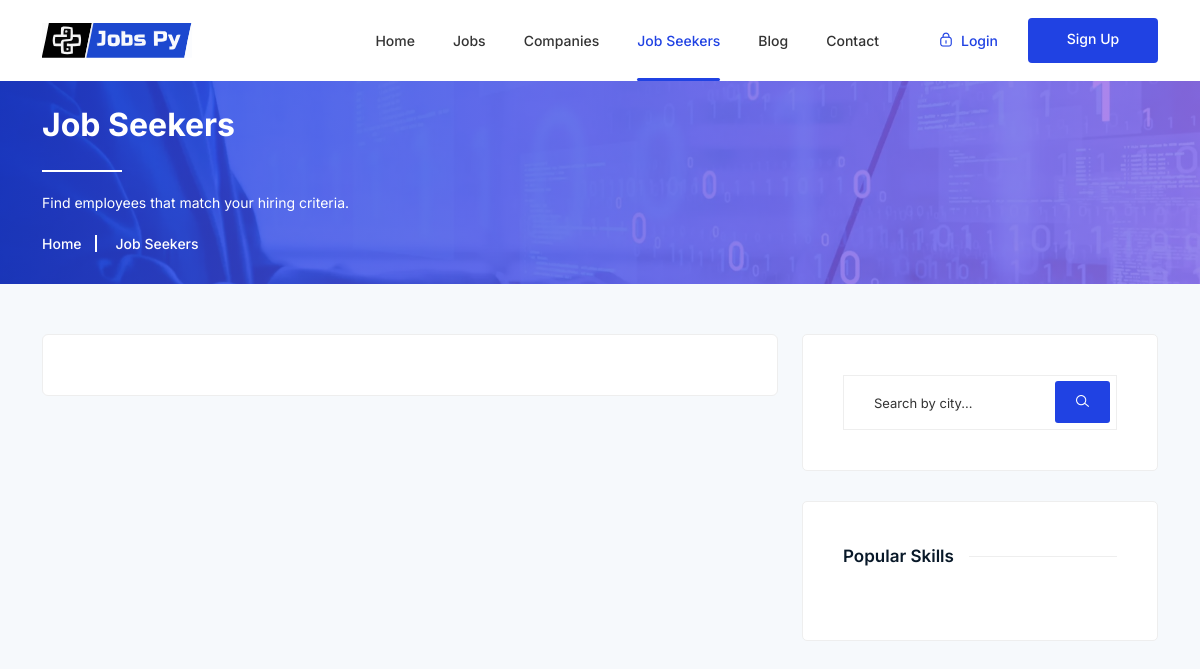
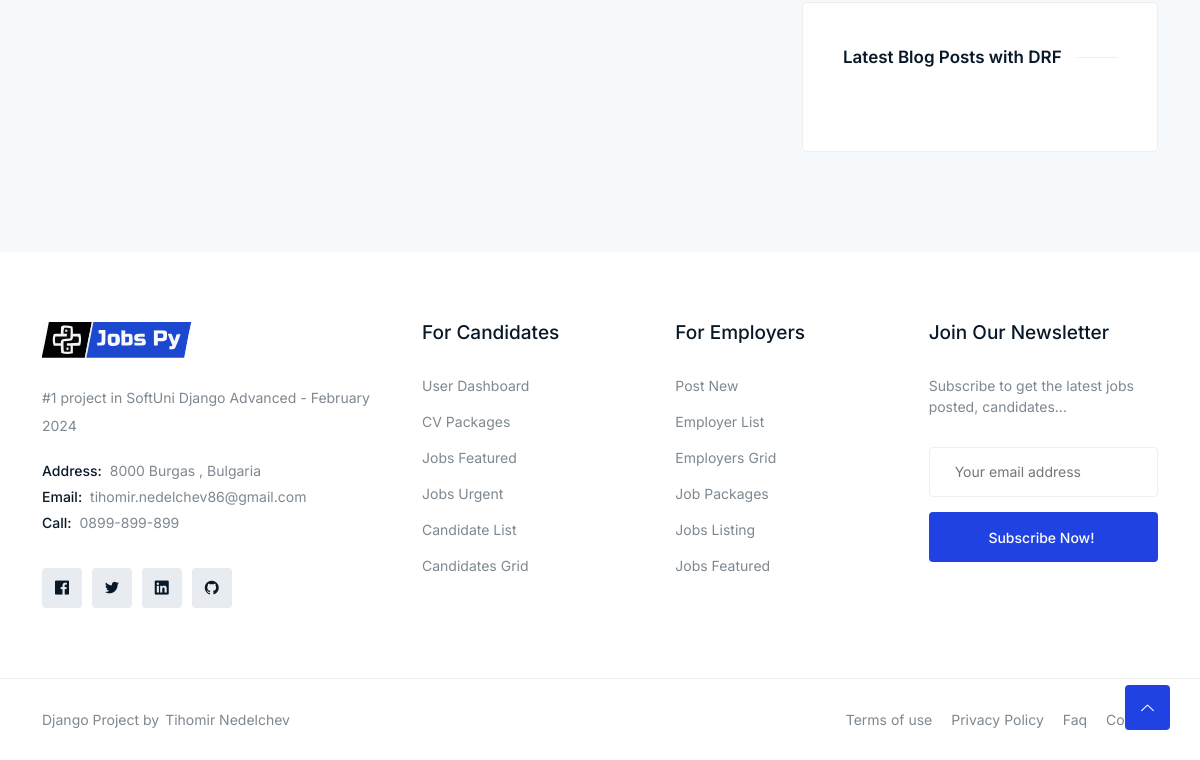
Before: /jobseeker/all/?skill=JavaScript with the older database file (2 pictures, top to bottom).
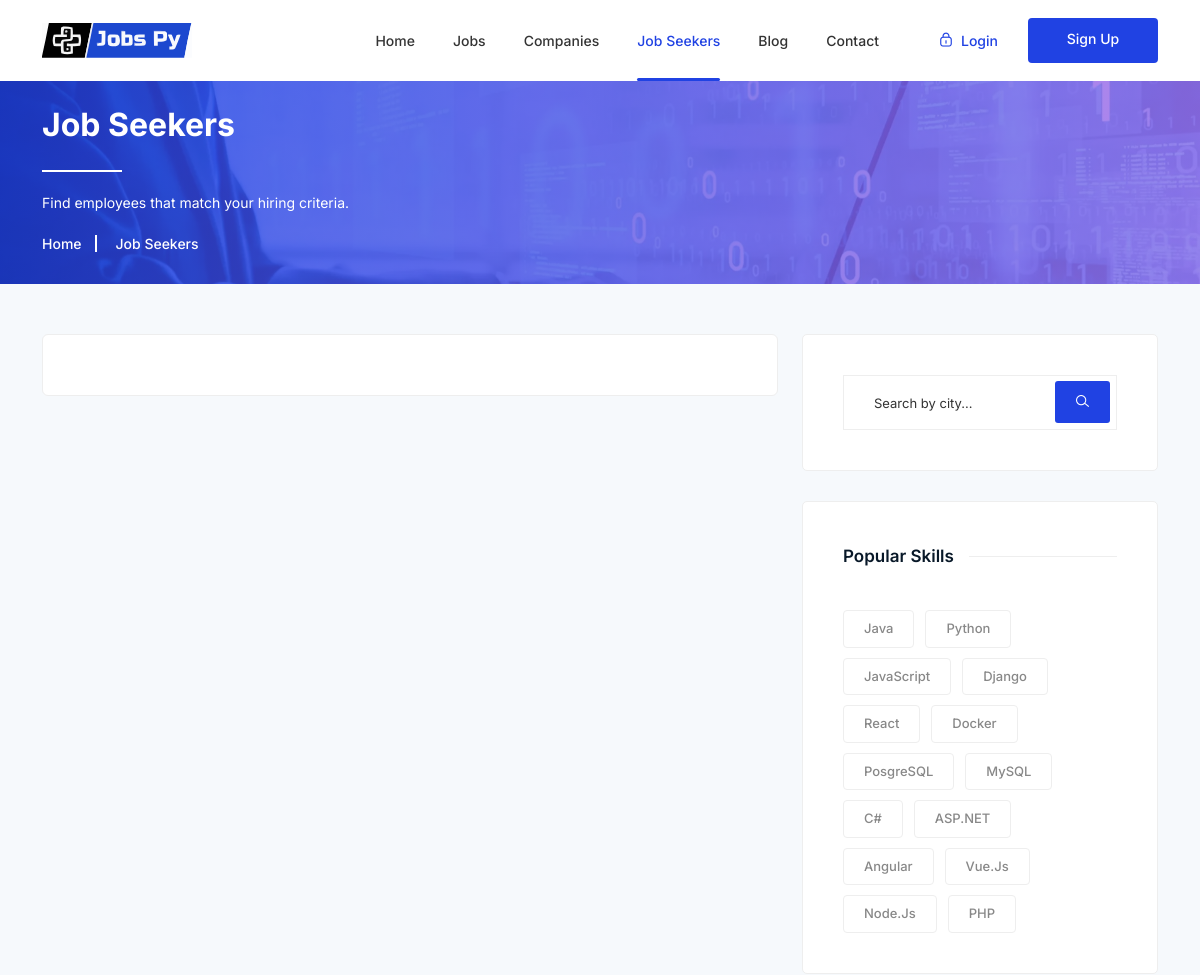
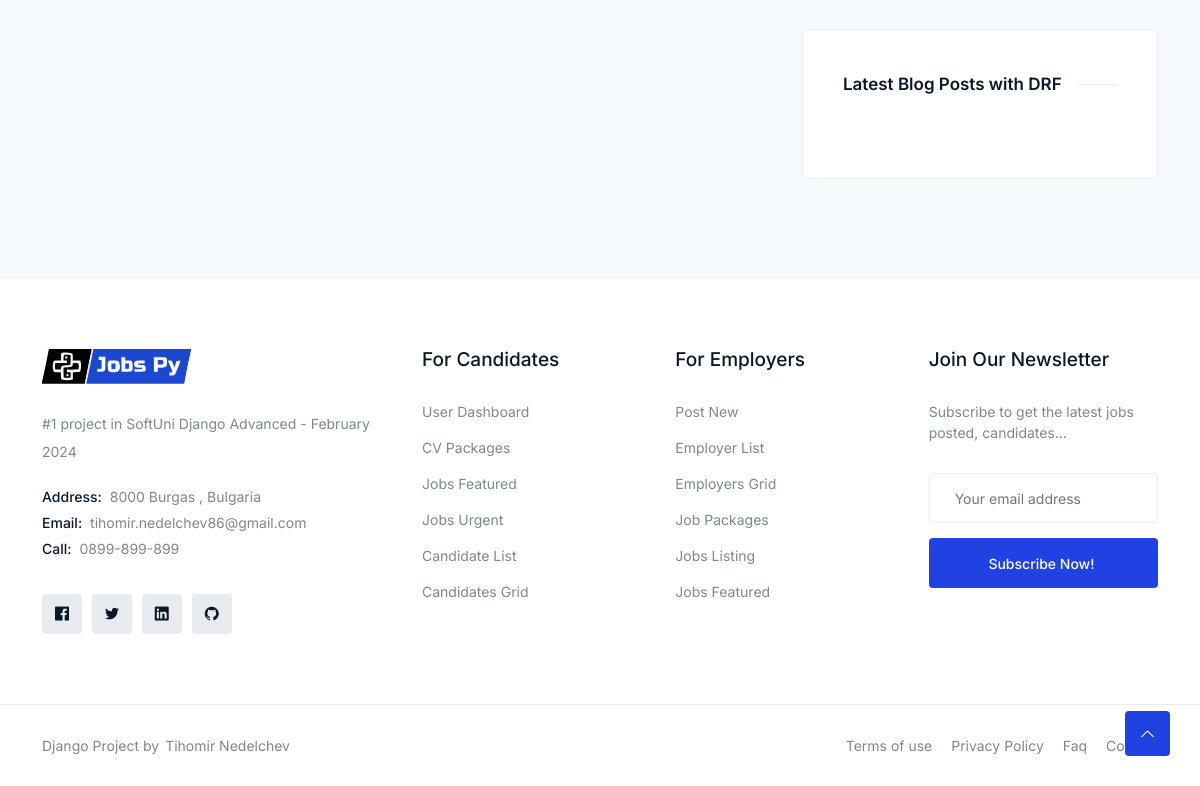
After: the same page with the newer database file (2 pictures, top to bottom).
### jobsPy/jobs/models.py (models this page shows, shortened)
class Skills(models.Model):
    name = models.CharField(blank=True, null=True, max_length=20)

### jobsPy/jobseekers/views.py (the view)
# urls.py: path("all/", AllEmployees.as_view(), name="all-employees"),
class AllEmployees(ListView):
    model = JobSeeker
    template_name = "job_seekers/all_jobseekers.html"
    paginate_by = 10
    def get_queryset(self):
        queryset = super().get_queryset()
        queryset = queryset.filter(activated=True)
        city = self.request.GET.get('city')
        if city:
            queryset = queryset.filter(city__icontains=city)
        skill_name = self.request.GET.get('skill')
        if skill_name:
            queryset = queryset.filter(skills__name=skill_name)
        return queryset
    def get_context_data(self, **kwargs):
        context = super().get_context_data(**kwargs)
        context['skills'] = Skills.objects.all()
        return context

### templates/job_seekers/all_jobseekers.html (shortened to what this page needs)
{% extends 'base.html' %}
{% load static %}
{% block main_content %}
    <div class="breadcrumbs overlay">
        <div class="container">
            <div class="row">
                <div class="col-12">
                    <div class="breadcrumbs-content">
                        <h1 class="page-title">Job Seekers</h1>
                        <p>Find employees that match your hiring criteria.</p>
                    </div>
                    <ul class="breadcrumb-nav">
                        <li><a href="{% url 'index' %}">Home</a></li>
                        <li>Job Seekers</li>
                    </ul>
                </div>
            </div>
        </div>
    </div>
    <div class="manage-resumes section">
        <div class="container">
            <div class="resume-inner">
                <div class="row">
                    <div class="col-lg-8 col-12">
                        <div class="inner-content">
                        </div>
                    </div>
                {% include 'job_seekers/aside.html' %}
                </div>
            </div>
        </div>
    </div>
{% endblock  %}

### templates/job_seekers/aside.html (shortened to what this page needs)
{% load static %}
<aside class="col-lg-4 col-md-12 col-12">
                    <div class="sidebar">
                            <div class="widget search-widget">
                             <form method="get" action="{% url 'all-employees' %}">
                                <input type="text" name="city" placeholder="Search by city...">
                                <button type="submit"><i class="lni lni-search-alt"></i></button>
                            </form>
                        </div>
                        <div class="widget popular-tag-widget">
                            <h5 class="widget-title"><span>Popular Skills</span></h5>
                            <div class="tags">
                                  {% for skill in skills %}
                                    <a href={% url 'all-employees' %}?skill={{ skill.name}}>{{ skill.name }}</a>
                                  {% endfor %}
                            </div>
                        </div>
                        <div class="widget popular-feeds">
                            <h5 class="widget-title"><span>Latest Blog Posts with DRF</span></h5>
                        </div>
                    </div>
                </aside>

Changed rows visible on the page:
added Skills: name "Java"
added Skills: name "Python"
added Skills: name "JavaScript"
added Skills: name "Django"
added Skills: name "React"
added Skills: name "Docker"
added Skills: name "PosgreSQL"
added Skills: name "MySQL"
added Skills: name "C#"
added Skills: name "ASP.NET"
added Skills: name "Angular"
added Skills: name "Vue.js"
added Skills: name "Node.js"
added Skills: name "PHP"
